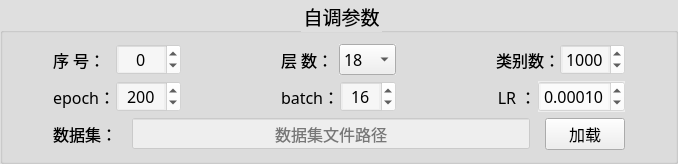
             <widget class="QGroupBox" name="groupBox">
              <property name="font">
               <font>
                <family>楷体</family>
                <pointsize>14</pointsize>
               </font>
              </property>
              <property name="styleSheet">
               <string notr="true">QGroupBox{background-color: rgba(206, 206, 206, 0.4);}</string>
              </property>
              <property name="title">
               <string>自调参数</string>
              </property>
              <property name="alignment">
               <set>Qt::AlignCenter</set>
              </property>
              <layout class="QGridLayout" name="gridLayout">
               <property name="leftMargin">
                <number>50</number>
               </property>
               <property name="rightMargin">
                <number>50</number>
               </property>
               <property name="horizontalSpacing">
                <number>100</number>
               </property>
               <item row="0" column="0">
                <layout class="QHBoxLayout" name="horizontalLayout_2">
                 <item>
                  <widget class="QLabel" name="label_17">
                   <property name="maximumSize">
                    <size>
                     <width>70</width>
                     <height>16777215</height>
                    </size>
                   </property>
                   <property name="font">
                    <font>
                     <family>楷体</family>
                     <pointsize>12</pointsize>
                    </font>
                   </property>
                   <property name="text">
                    <string>序 号：</string>
                   </property>
                  </widget>
                 </item>
                 <item>
                  <widget class="QSpinBox" name="spinBox_exercise">
                   <property name="font">
                    <font>
                     <family>楷体</family>
                     <pointsize>12</pointsize>
                     <weight>50</weight>
                     <italic>false</italic>
                     <bold>false</bold>
                    </font>
                   </property>
                   <property name="styleSheet">
                    <string notr="true">background-color: rgba(255, 255, 255, 0.5);</string>
                   </property>
                   <property name="wrapping">
                    <bool>true</bool>
                   </property>
                   <property name="alignment">
                    <set>Qt::AlignCenter</set>
                   </property>
                   <property name="maximum">
                    <number>1000</number>
                   </property>
                  </widget>
                 </item>
                </layout>
               </item>
               <item row="0" column="1">
                <layout class="QHBoxLayout" name="horizontalLayout_10">
                 <item>
                  <widget class="QLabel" name="label">
                   <property name="maximumSize">
                    <size>
                     <width>70</width>
                     <height>16777215</height>
                    </size>
                   </property>
                   <property name="font">
                    <font>
                     <family>楷体</family>
                     <pointsize>12</pointsize>
                    </font>
                   </property>
                   <property name="text">
                    <string>层 数：</string>
                   </property>
                  </widget>
                 </item>
                 <item>
                  <widget class="QComboBox" name="comboBox_floor">
                   <property name="font">
                    <font>
                     <family>楷体</family>
                     <pointsize>12</pointsize>
                    </font>
                   </property>
                   <property name="layoutDirection">
                    <enum>Qt::LeftToRight</enum>
                   </property>
                   <property name="autoFillBackground">
                    <bool>true</bool>
                   </property>
                   <property name="styleSheet">
                    <string notr="true"/>
                   </property>
                   <property name="sizeAdjustPolicy">
                    <enum>QComboBox::AdjustToContentsOnFirstShow</enum>
                   </property>
                   <item>
                    <property name="text">
                     <string>18</string>
                    </property>
                   </item>
                   <item>
                    <property name="text">
                     <string>34</string>
                    </property>
                   </item>
                   <item>
                    <property name="text">
                     <string>50</string>
                    </property>
                   </item>
                   <item>
                    <property name="text">
                     <string>101</string>
                    </property>
                   </item>
                  </widget>
                 </item>
                </layout>
               </item>
               <item row="0" column="2">
                <layout class="QHBoxLayout" name="horizontalLayout_11">
                 <item>
                  <widget class="QLabel" name="label_6">
                   <property name="maximumSize">
                    <size>
                     <width>70</width>
                     <height>16777215</height>
                    </size>
                   </property>
                   <property name="font">
                    <font>
                     <family>楷体</family>
                     <pointsize>12</pointsize>
                    </font>
                   </property>
                   <property name="text">
                    <string>类别数：</string>
                   </property>
                  </widget>
                 </item>
                 <item>
                  <widget class="QSpinBox" name="spinBox_numbers">
                   <property name="font">
                    <font>
                     <family>楷体</family>
                     <pointsize>12</pointsize>
                     <weight>50</weight>
                     <italic>false</italic>
                     <bold>false</bold>
                    </font>
                   </property>
                   <property name="styleSheet">
                    <string notr="true">background-color: rgba(255, 255, 255, 0.5);</string>
                   </property>
                   <property name="wrapping">
                    <bool>true</bool>
                   </property>
                   <property name="alignment">
                    <set>Qt::AlignCenter</set>
                   </property>
                   <property name="maximum">
                    <number>1000</number>
                   </property>
                   <property name="value">
                    <number>1000</number>
                   </property>
                  </widget>
                 </item>
                </layout>
               </item>
               <item row="1" column="0">
                <layout class="QHBoxLayout" name="horizontalLayout_7">
                 <item>
                  <widget class="QLabel" name="label_2">
                   <property name="maximumSize">
                    <size>
                     <width>70</width>
                     <height>16777215</height>
                    </size>
                   </property>
                   <property name="font">
                    <font>
                     <family>楷体</family>
                     <pointsize>12</pointsize>
                    </font>
                   </property>
                   <property name="text">
                    <string>epoch：</string>
                   </property>
                  </widget>
                 </item>
                 <item>
                  <widget class="QSpinBox" name="spinBox_epoch">
                   <property name="font">
                    <font>
                     <family>楷体</family>
                     <pointsize>12</pointsize>
                     <weight>50</weight>
                     <italic>false</italic>
                     <bold>false</bold>
                    </font>
                   </property>
                   <property name="styleSheet">
                    <string notr="true">background-color: rgba(255, 255, 255, 0.5);</string>
                   </property>
                   <property name="wrapping">
                    <bool>true</bool>
                   </property>
                   <property name="alignment">
                    <set>Qt::AlignCenter</set>
                   </property>
                   <property name="maximum">
                    <number>1000</number>
                   </property>
                   <property name="value">
                    <number>200</number>
                   </property>
                  </widget>
                 </item>
                </layout>
               </item>
               <item row="1" column="1">
                <layout class="QHBoxLayout" name="horizontalLayout_9">
                 <item>
                  <widget class="QLabel" name="label_3">
                   <property name="maximumSize">
                    <size>
                     <width>70</width>
                     <height>16777215</height>
                    </size>
                   </property>
                   <property name="font">
                    <font>
                     <family>楷体</family>
                     <pointsize>12</pointsize>
                    </font>
                   </property>
                   <property name="text">
                    <string>batch：</string>
                   </property>
                  </widget>
                 </item>
                 <item>
                  <widget class="QSpinBox" name="spinBox_batch">
                   <property name="font">
                    <font>
                     <family>楷体</family>
                     <pointsize>12</pointsize>
                     <weight>50</weight>
                     <italic>false</italic>
                     <bold>false</bold>
                    </font>
                   </property>
                   <property name="styleSheet">
                    <string notr="true">background-color: rgba(255, 255, 255, 0.5);</string>
                   </property>
                   <property name="wrapping">
                    <bool>true</bool>
                   </property>
                   <property name="alignment">
                    <set>Qt::AlignCenter</set>
                   </property>
                   <property name="maximum">
                    <number>999</number>
                   </property>
                   <property name="singleStep">
                    <number>1</number>
                   </property>
                   <property name="value">
                    <number>16</number>
                   </property>
                  </widget>
                 </item>
                </layout>
               </item>
               <item row="1" column="2">
                <layout class="QHBoxLayout" name="horizontalLayout_12">
                 <item>
                  <widget class="QLabel" name="label_4">
                   <property name="maximumSize">
                    <size>
                     <width>70</width>
                     <height>16777215</height>
                    </size>
                   </property>
                   <property name="font">
                    <font>
                     <family>楷体</family>
                     <pointsize>12</pointsize>
                    </font>
                   </property>
                   <property name="text">
                    <string>LR ：</string>
                   </property>
                   <property name="alignment">
                    <set>Qt::AlignCenter</set>
                   </property>
                  </widget>
                 </item>
                 <item>
                  <widget class="QDoubleSpinBox" name="doubleSpinBox_LR">
                   <property name="font">
                    <font>
                     <family>楷体</family>
                     <pointsize>12</pointsize>
                     <weight>50</weight>
                     <italic>false</italic>
                     <bold>false</bold>
                    </font>
                   </property>
                   <property name="autoFillBackground">
                    <bool>true</bool>
                   </property>
                   <property name="styleSheet">
                    <string notr="true">background-color: rgba(255, 255, 255, 0.5);</string>
                   </property>
                   <property name="wrapping">
                    <bool>true</bool>
                   </property>
                   <property name="alignment">
                    <set>Qt::AlignCenter</set>
                   </property>
                   <property name="showGroupSeparator" stdset="0">
                    <bool>false</bool>
                   </property>
                   <property name="decimals">
                    <number>5</number>
                   </property>
                   <property name="maximum">
                    <double>1.000000000000000</double>
                   </property>
                   <property name="singleStep">
                    <double>0.000001000000000</double>
                   </property>
                   <property name="value">
                    <double>0.000100000000000</double>
                   </property>
                  </widget>
                 </item>
                </layout>
               </item>
               <item row="2" column="0" colspan="3">
                <layout class="QHBoxLayout" name="horizontalLayout_8">
                 <property name="spacing">
                  <number>15</number>
                 </property>
                 <item>
                  <widget class="QLabel" name="label_5">
                   <property name="maximumSize">
                    <size>
                     <width>70</width>
                     <height>16777215</height>
                    </size>
                   </property>
                   <property name="font">
                    <font>
                     <family>楷体</family>
                     <pointsize>12</pointsize>
                    </font>
                   </property>
                   <property name="text">
                    <string>数据集：</string>
                   </property>
                  </widget>
                 </item>
                 <item>
                  <widget class="QLineEdit" name="lineEdit">
                   <property name="minimumSize">
                    <size>
                     <width>0</width>
                     <height>30</height>
                    </size>
                   </property>
                   <property name="font">
                    <font>
                     <family>楷体</family>
                     <pointsize>12</pointsize>
                     <weight>50</weight>
                     <italic>false</italic>
                     <bold>false</bold>
                    </font>
                   </property>
                   <property name="styleSheet">
                    <string notr="true">background-color: rgba(255, 255, 255, 0.5);</string>
                   </property>
                   <property name="text">
                    <string/>
                   </property>
                   <property name="alignment">
                    <set>Qt::AlignCenter</set>
                   </property>
                   <property name="placeholderText">
                    <string>数据集文件路径</string>
                   </property>
                   <property name="clearButtonEnabled">
                    <bool>true</bool>
                   </property>
                  </widget>
                 </item>
                 <item>
                  <widget class="QPushButton" name="pushButton_ResNet_load">
                   <property name="font">
                    <font>
                     <family>楷体</family>
                     <pointsize>12</pointsize>
                    </font>
                   </property>
                   <property name="text">
                    <string>加载</string>
                   </property>
                  </widget>
                 </item>
                </layout>
               </item>
              </layout>
             </widget>
